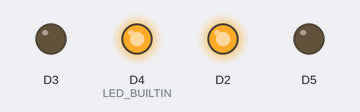
This sketch was run on a simulated ESP8266 (NodeMCU). Parts: output pins drawn as LEDs (lit = HIGH, except the on-board LED, lit = LOW).

Above: at 0.05 s.
At 0.2 s:
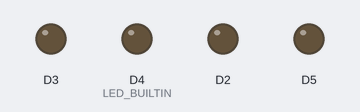
At 0.8 s:
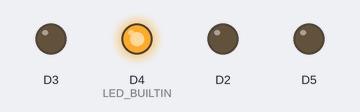
At 1.45 s:
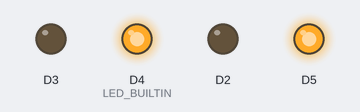
At 2.7 s:
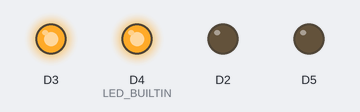
Timing chart, 0 to 3.0 s (numbered marks = the images above):
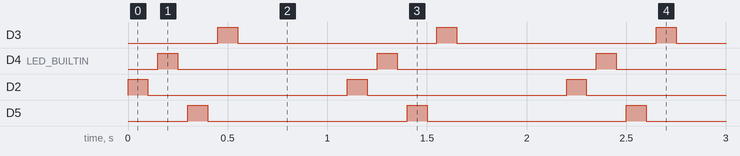

Measured:
- by itself, D3, D4 (LED_BUILTIN), D2, D5: alternates HIGH for 0.10 s and LOW for 1.0 s
- by itself, everything shown: repeats every 1.1 s, in 5 steps

The sketch:

etboard_blink.ino
```cpp
/******************************************************************************************
 * FileName     : etboard_blink_test
 * Description  : LED D2 ~ D4 순차적의 켜고 끄기
 * Author       : SCS
 * Created Date : 2022.07.24
 * Reference    :
 * Modified     : 2022.09.23 : Initialize LED_BUILTIN
 * Modified     :
******************************************************************************************/

void setup() {
  pinMode(LED_BUILTIN, OUTPUT);
  digitalWrite(LED_BUILTIN, LOW);

  pinMode(D2, OUTPUT);
  pinMode(D3, OUTPUT);
  pinMode(D4, OUTPUT);
  pinMode(D5, OUTPUT);
}

void loop() {
  blink();
  delay(500);
}

void blink() {
  digitalWrite(D2, HIGH); delay(100); digitalWrite(D2, LOW); delay(50);
  digitalWrite(D4, HIGH); delay(100); digitalWrite(D4, LOW); delay(50);
  digitalWrite(D5, HIGH); delay(100); digitalWrite(D5, LOW); delay(50);
  digitalWrite(D3, HIGH); delay(100); digitalWrite(D3, LOW); delay(50);
}

//==========================================================================================
//
// (주)한국공학기술연구원 http://et.ketri.re.kr
//
//==========================================================================================
```
